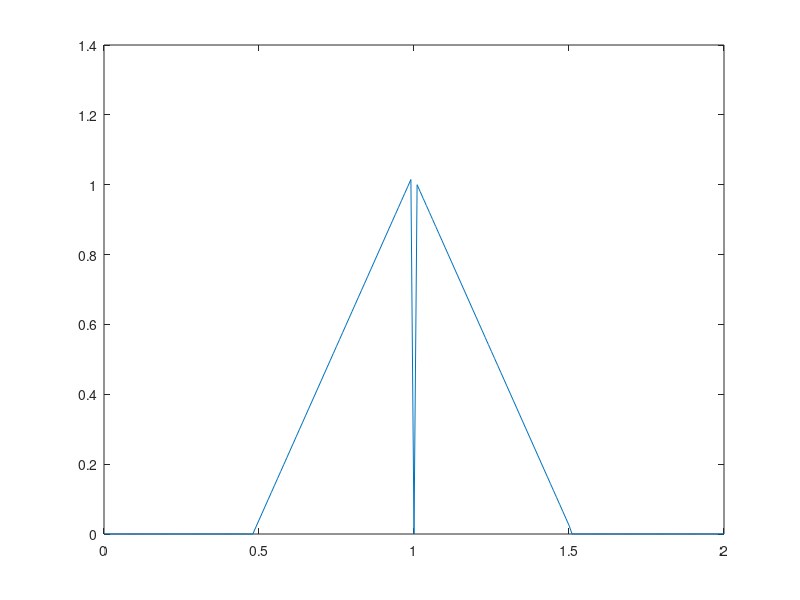

Reproduce this figure in MATLAB.
clc
close all
clear all
t=0:0.01:2;
h=0.01;
T=2;
N=length(t);
f=0*t;
f(N/4:N/2)=4*(1:N/4+1)/N;
f(N/2+1:3*N/4)=1-4*(0:N/4-1)/N;

% f=zeros(N,1);
%plot(t,f);
% i=0;
% j=0;
% for i=0:0.01:2
%     for j=0:0.01:i
%         f(j:(N+1)/2)=1
%     end
% end
plot(t,f);